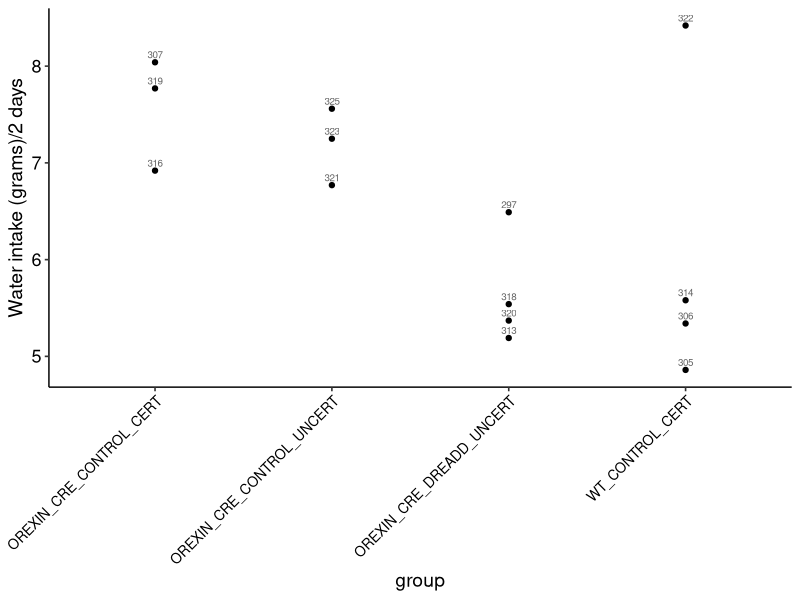

The R script that drew this image:
# This script aims to explore changes water consumption in orexin-cre mice

#libraries
library(dplyr) #to use pipe
library(ggplot2) #to graph
library(readr) 
library(tidyr)  # to use drop-na()
library(ggpubr)
library(car)       # for Levene’s Test
library(tidyverse)
library(emmeans)

#format plot
format.plot <- theme_pubr() +
  theme(strip.background = element_blank(), 
        strip.text = element_blank(),
        panel.spacing.x = unit(0.1, "lines"),          
        panel.spacing.y = unit(1.5, "lines"),  
        legend.position = "none",
        axis.text = element_text(family = "Helvetica", size = 13),
        axis.title = element_text(family = "Helvetica", size = 14))

#orexin-cre mice####
##body weight####
water <- read_csv("../data/WATER_CONSUMPTION.csv") %>% 
  filter(AIM=="UNCERTAINTY") %>% 
  mutate(WATER_GR = (WATER_START_G - WATER_END_G)) %>% 
  #mutate(delta_measurement = DATE - lag(DATE)),
         # corrected_waterintake_gr = WATER_GR / as.numeric(delta_measurement)) #DAILY WATER INTAKE
    mutate(GROUP = case_when(
    ID %in% c(321, 323, 325) ~ "OREXIN_CRE_CONTROL_UNCERT",
    ID %in% c(297, 313, 318, 320) ~ "OREXIN_CRE_DREADD_UNCERT",
    ID %in% c(305, 306, 314, 322) ~ "WT_CONTROL_CERT",
    ID %in% c(307,316, 319) ~ "OREXIN_CRE_CONTROL_CERT"
  ))
n_distinct(water$ID) #here we know there is 14 animals

water %>%
  group_by(GROUP) %>% 
  summarise(mean = mean(WATER_GR, na.rm = TRUE)) 

#one way anova 
# Check normality by group (Shapiro-Wilk test)
water %>%
  group_by(GROUP) %>%
  summarise(p_value = shapiro.test(WATER_GR)$p.value) #all data normally distributed 
# Check equal variances (Levene’s Test)
leveneTest(WATER_GR ~ GROUP, data = water) #p = 0.6 
#one way anoca
anova_result <- aov(WATER_GR ~ GROUP, data = water)
summary(anova_result)

emmeans_result <- emmeans(anova_result, pairwise ~ GROUP)
summary(emmeans_result)


plot <- water  %>%
  ggplot(aes(GROUP, WATER_GR, group = ID)) +
  geom_point() +
  geom_line() +
   geom_smooth()+
  geom_text(aes(label = ID), vjust = -0.5, size = 2.5, alpha = 0.6) + #ID label
  labs(
    x = "group",
    y = "Water intake (grams)/2 days")+
  format.plot+
  theme(
    axis.text.x = element_text(angle = 45, hjust = 1, size = 10))
 plot
 
